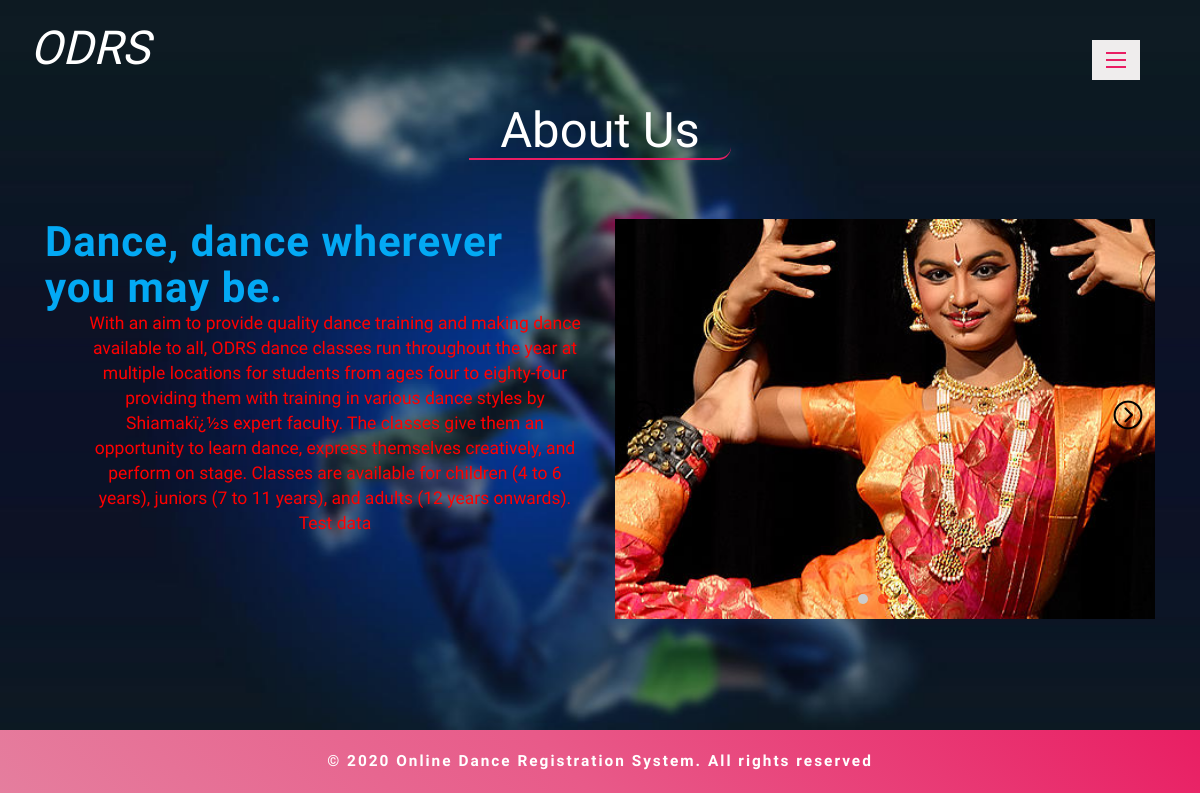
Screenshot of /odrs/about.php with the database file from the repository.
### tables this page shows
CREATE TABLE `tblpage` (
  `ID` int(10) NOT NULL,
  `PageType` varchar(200) DEFAULT NULL,
  `PageTitle` varchar(200) DEFAULT NULL,
  `PageDescription` mediumtext DEFAULT NULL,
  `Email` varchar(200) DEFAULT NULL,
  `MobileNumber` bigint(10) DEFAULT NULL,
  `UpdationDate` date DEFAULT NULL,
  `Timing` varchar(200) DEFAULT NULL
);

CREATE TABLE `tblclasses` (
  `ID` int(10) NOT NULL,
  `ClassName` varchar(200) DEFAULT NULL,
  `DanceImage` varchar(200) DEFAULT NULL,
  `ClassDesc` mediumtext DEFAULT NULL,
  `Cost` decimal(10,2) DEFAULT NULL,
  `CreationDate` timestamp NULL DEFAULT current_timestamp()
);

### odrs/about.php (the view, shortened to what this page needs)
<?php
include('includes/dbconnection.php');
?>
<!DOCTYPE html>
<html lang="zxx">
<head>
<link rel="stylesheet" href="css/bootstrap.css">
<link rel="stylesheet" href="css/style.css" type="text/css" media="all" />
<link rel="stylesheet" href="css/font-awesome.css">
</head>
<body>
	<div class="banner-2">
		<?php include_once('includes/header.php');?>
		<div class="clearfix"> </div>
	<section class="about-w3l" id="about">
		<div class="container">
			<h2 class="title-w3l">About Us</h2>
			<?php
$ret=mysqli_query($con,"select * from tblpage where PageType='aboutus' ");
while ($row=mysqli_fetch_array($ret)) {
?>
			<div class="col-lg-6 col-md-6 col-sm-12">
				<h3>Dance, dance wherever you may be.</h3>
			<p><?php  echo $row['PageDescription'];?></p>
			</div>
			<?php } ?>
			<div class="col-lg-6 col-md-6 col-sm-12">
				<div id="slideshow-banner">
					<ul>
						<?php
$ret=mysqli_query($con,"select * from tblclasses");
while ($row=mysqli_fetch_array($ret)) {
?>
						<li class="slideshow-item"><img src="admin/danceimg/<?php  echo $row['DanceImage'];?>" alt="" width="500" height="500" class="img-responsive"/></li>
						<?php } ?>
					</ul>
				</div>
			</div>
		</div>
	</section>
</div>
<?php include_once('includes/footer.php');?>
</body>
</html>

### odrs/css/style.css (style rules this page uses)
body { padding:0; margin:0; background:#fff; position:relative; font-family: 'Farsan', cursive; }
h1,h2,h3,h4,h5,h6 { margin:0; font-family: 'Contrail One', cursive; }
p { margin: 0; font-family: 'Farsan', cursive; letter-spacing: 1px; font-size: 1.15em; color: #999; line-height: 1.9em; }
ul { margin:0; padding:0; }
.banner-2 { background:url(../images/bg2.jpg) no-repeat center fixed; background-size:cover; -webkit-background-size:cover; -moz-background-size:cover; -o-background-size:cover; -ms-background-size:cover; min-height:730px; }
section.about-w3l, .classes-w3l, .team-agileinfo, #gallery, .mail { padding:3em 0; }
section.about-w3l h3 { font-size: 3em; font-weight: bold; color: #03A9F4; letter-spacing: 1px; }
section.about-w3l div#slideshow-banner { height:400px; width:100%; overflow:hidden; position:relative; margin:0px auto; }
section.about-w3l div#slideshow-banner ul { width:100%; height:100%; }
ul li { list-style-type:none; }
section.about-w3l #slideshow-banner ul { position: relative; }
section.about-w3l #slideshow-banner ul .slideshow-item { position: absolute; }
section.about-w3l #slideshow-banner ul li.slideshow-item img { width:100%; height:auto; }
section.about-w3l .slideshow-transform { transform: scale(1.7, 1.7); transition: transform 8s; }
h2.title-w3l { font-size: 3.5em; color: #fff; text-align: center; border-bottom: 2px solid #E91E63; width: 23%; border-radius: 13px 0; margin: 0 auto 1.2em; }
@media (max-width: 1280px) { section.about-w3l, .classes-w3l, .team-agileinfo, #gallery, .mail { padding: 2em 0 3em; } }

### rows the page displays
tblpage: PageDescription "With an aim to provide quality dance training and making dance available to all, ODRS dance classes run throughout the year at multiple locations for students from ages four to eighty-four providing them with training in various dance styles by Shiamakï¿½s expert faculty. The classes give them an opportunity to learn dance, express themselves creatively, and perform on stage. Classes are available for children (4 to 6 years), juniors (7 to 11 years), and adults (12 years onwards). Test data"
tblclasses: DanceImage (picture)
